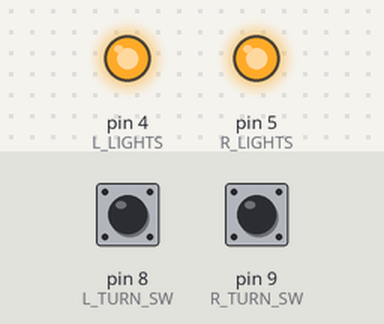
The sketch below on a simulated Arduino Nano, built with avr-gcc and run on an emulated ATmega328P. On the bench: output pins drawn as LEDs (lit = HIGH). Dashed ring = blinking. Inputs (shaded band) come from the test bench; at power-on: pin 8 (L_TURN_SW) HIGH, pin 9 (R_TURN_SW) HIGH.

Above: at 1.2 s.
1.3 s: pin 8 (L_TURN_SW) pulled LOW for 1 s
At 1.52 s:
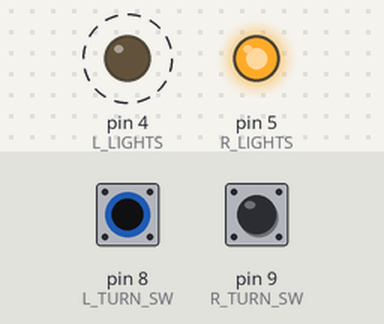
3.8 s: pin 9 (R_TURN_SW) pulled LOW for 3.2 s
At 5.08 s:
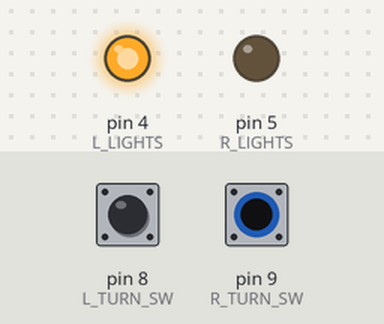
8.5 s: pin 8 (L_TURN_SW) pulled LOW for 3.2 s
At 9.77 s:
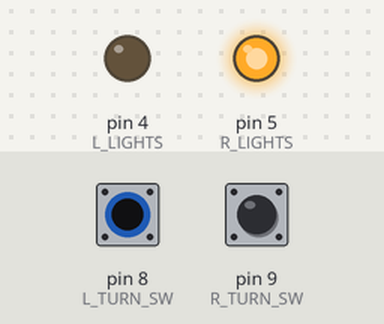
13.2 s: pin 8 (L_TURN_SW) driven LOW and pin 9 (R_TURN_SW) driven LOW
At 14.47 s:
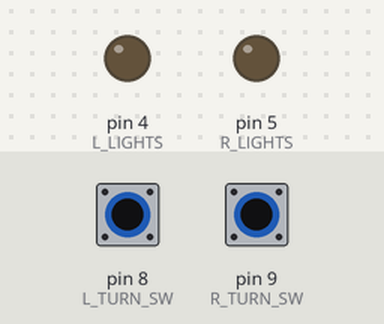
16.2 s: pin 8 (L_TURN_SW) driven HIGH
At 19.1 s:
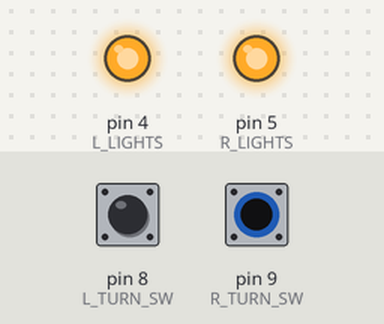
19.2 s: pin 9 (R_TURN_SW) driven HIGH
At 19.8 s:
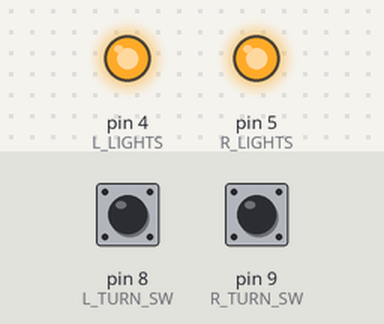
Timing chart, 0 to 21.7 s (numbered marks = the images above; inputs shaded):
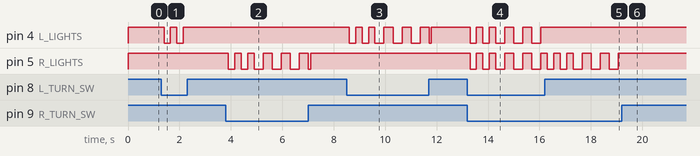

Measured:
- after the input at 1.3 s, pin 4 (L_LIGHTS): alternates HIGH for 0.25 s and LOW for 0.25 s, 4 changes in all, then stays HIGH, starting after 0.10 s
- after the input at 3.8 s, pin 5 (R_LIGHTS): goes LOW 0.25 s, HIGH 0.25 s, LOW 0.25 s, HIGH 0.25 s, 3 × (LOW 0.35 s, HIGH 0.35 s), LOW 0.09 s, then HIGH, starting after 0.10 s
- after the input at 8.5 s, pin 4 (L_LIGHTS): goes LOW 0.25 s, HIGH 0.25 s, LOW 0.25 s, HIGH 0.25 s, 3 × (LOW 0.35 s, HIGH 0.35 s), LOW 0.09 s, then HIGH, starting after 0.10 s
- after the input at 13.2 s, pin 4 (L_LIGHTS), pin 5 (R_LIGHTS): HIGH → LOW after 0.10 s, → HIGH 0.25 s later, → LOW 0.25 s later, → HIGH 0.25 s later, … (10 changes in this stretch)
- after the input at 16.2 s, pin 4 (L_LIGHTS): stops changing and stays HIGH
- after the input at 19.2 s, pin 5 (R_LIGHTS): stops changing and stays HIGH

The sketch:

TurnSignalRelay.ino
```cpp
/*
 Name:		TurnSignalRelay.ino
 Created:	6/9/2020 13:29:33
 Author:	JP
 */

#define INVERSE_OUTPUT true
#define OUTPUT_BY_PORT true

 // DEFINICITON OF EXPRESSIONS

constexpr bool ON = !INVERSE_OUTPUT;
constexpr bool OFF = !ON;

constexpr bool RELEASED = true;
constexpr bool PUSHED = !RELEASED;

constexpr unsigned long RESET_TIME = 0x0;

// PORT DEFINITION

// ARDUINO PINS
enum PINS
{
	L_TURN_SW = 8,
	R_TURN_SW = 9,

	L_LIGHTS = 4,
	R_LIGHTS = 5,
};

// Inputs

#define INPUT_PORT PINB
constexpr byte R_SWITCH_PORT_MASK = (1 << PINB0);
constexpr byte L_SWITCH_PORT_MASK = (1 << PINB1);

// Outputs

#if OUTPUT_BY_PORT

#if INVERSE_OUTPUT

#define OUTPUT_PORT PORTD
constexpr byte R_LIGHT_PIN_MASK = ~(1 << PIND4);
constexpr byte L_LIGHT_PIN_MASK = ~(1 << PIND5);
constexpr byte LIGHTS_PORT_MASK = L_LIGHT_PIN_MASK & R_LIGHT_PIN_MASK;

enum LIGHTS_OUTPUT
{
	NONE = B11111111,
	RIGHT = R_LIGHT_PIN_MASK,
	LEFT = L_LIGHT_PIN_MASK,
	BOTH = (RIGHT & LEFT),
};

#else

#define OUTPUT_PORT PORTD
constexpr byte R_LIGHT_PIN_MASK = (1 << PIND4);
constexpr byte L_LIGHT_PIN_MASK = (1 << PIND5);
constexpr byte LIGHTS_PORT_MASK = ~(L_LIGHT_PIN_MASK | R_LIGHT_PIN_MASK);

enum LIGHTS_OUTPUT
{
	NONE = 0x0,
	RIGHT = R_LIGHT_PIN_MASK,
	LEFT = L_LIGHT_PIN_MASK,
	BOTH = (RIGHT | LEFT),
};

#endif
#endif


// device modes
enum RELAY_MODES
{
	IDLE = 0,
	R_FLASH = 1,
	L_FLASH = 2,
	WARN_FLASH = 3,
	EMERG_BREAK = 4,
};


// =============================================================================================================

RELAY_MODES Mode = RELAY_MODES::IDLE;


// - debouncing inputs -----------------------------

const int DEBOUNCE_PROTECTION_TIME = 100;

bool R_Sw_LastState = RELEASED;
bool L_Sw_LastState = RELEASED;

bool R_Sw_Stable = RELEASED;
bool L_Sw_Stable = RELEASED;

unsigned long R_Sw_LastReadChangeTime = RESET_TIME;
unsigned long L_Sw_LastReadChangeTime = RESET_TIME;


// - flashing variables ----------------------------

const int START_BLINK_ON_TIME = 250;
const int START_BLINK_OFF_TIME = 250;

const int FLASH_COUNTER_INCREMENT_LIMIT = 3;

const int FLASH_ON_INCREMENT_TIME = 100;
const int FLASH_OFF_INCREMENT_TIME = 100;

int Flash_ON_Time = START_BLINK_ON_TIME;
int Flash_OFF_Time = START_BLINK_OFF_TIME;

int FlashCounter = 0;

bool Flash_State = OFF;
unsigned long Flash_LastTime = RESET_TIME;


// =============================================================================================================

// Setup output pins

#if OUTPUT_BY_PORT

void Set_Port_Out(LIGHTS_OUTPUT output)
{
	byte maskedPort = OUTPUT_PORT & LIGHTS_PORT_MASK;
	OUTPUT_PORT = maskedPort | output;
}

#else

void Set_R_Light(bool state)
{
	digitalWrite(PINS::R_LIGHTS, state);
}
void Set_L_Light(bool state)
{
	digitalWrite(PINS::L_LIGHTS, state);
}
void Set_Both_Lights(bool state)
{
	digitalWrite(PINS::R_LIGHTS, state);
	digitalWrite(PINS::L_LIGHTS, state);
}

#endif

// -----------------------------------------------------

void HandleFlashTime()
{
	FlashCounter++;

	if (FlashCounter == FLASH_COUNTER_INCREMENT_LIMIT)
	{
		Flash_ON_Time += FLASH_ON_INCREMENT_TIME;
		Flash_OFF_Time += FLASH_OFF_INCREMENT_TIME;
	}
}

void ResetFlashTime()
{
	FlashCounter = 0;
	Flash_ON_Time = START_BLINK_ON_TIME;
	Flash_OFF_Time = START_BLINK_OFF_TIME;
}


// =============================================================================================================
// =============================================================================================================


void setup() {

	//Serial.begin(9600);

#if OUTPUT_BY_PORT
	Set_Port_Out(LIGHTS_OUTPUT::NONE);
#else
	Set_Both_Lights(OFF);
#endif


	// INPUT pins
	pinMode(R_TURN_SW, INPUT_PULLUP);
	pinMode(L_TURN_SW, INPUT_PULLUP);

	// OUTPUT pins
	pinMode(R_LIGHTS, OUTPUT);
	pinMode(L_LIGHTS, OUTPUT);

}


// =============================================================================================================
// =============================================================================================================


void loop() {

	// - read inputs ---------------------------------------

#if OUTPUT_BY_PORT
	bool act_R_Sw = INPUT_PORT & R_SWITCH_PORT_MASK;
	bool act_L_Sw = INPUT_PORT & L_SWITCH_PORT_MASK;
#else
	bool act_R_Sw = digitalRead(R_TURN_SW);
	bool act_L_Sw = digitalRead(L_TURN_SW);
#endif

	// - handle read chanbge -------------------------------

	if (act_R_Sw != R_Sw_LastState)
	{
		R_Sw_LastState = act_R_Sw;
		R_Sw_LastReadChangeTime = millis();
	}

	if (act_L_Sw != L_Sw_LastState)
	{
		L_Sw_LastState = act_L_Sw;
		L_Sw_LastReadChangeTime = millis();
	}

	// - handle stable changes ------------------------------

	bool inputChange = false;
	if ((R_Sw_Stable != R_Sw_LastState) && (millis() - R_Sw_LastReadChangeTime > DEBOUNCE_PROTECTION_TIME))
	{
		R_Sw_Stable = R_Sw_LastState;
		inputChange = true;
	}
	if ((L_Sw_Stable != L_Sw_LastState) && (millis() - L_Sw_LastReadChangeTime > DEBOUNCE_PROTECTION_TIME))
	{
		L_Sw_Stable = L_Sw_LastState;
		inputChange = true;
	}


	// Set mode if input changed ---------------------------
	//

	RELAY_MODES actMode = Mode;

	if (inputChange)
	{
		if (R_Sw_Stable == PUSHED)
		{
			actMode = (L_Sw_Stable == PUSHED) ? RELAY_MODES::WARN_FLASH : RELAY_MODES::R_FLASH;
		}
		else
		{
			actMode = (L_Sw_Stable == PUSHED) ? RELAY_MODES::L_FLASH : RELAY_MODES::IDLE;
		}
	}

	// Handle mode change ----------------------------------
	//

	if (actMode != Mode)
	{
		Flash_State = OFF;
		ResetFlashTime();

#if OUTPUT_BY_PORT

		switch (actMode)
		{
		case RELAY_MODES::R_FLASH:
			Set_Port_Out(LIGHTS_OUTPUT::RIGHT);
			break;

		case RELAY_MODES::L_FLASH:
			Set_Port_Out(LIGHTS_OUTPUT::LEFT);
			break;

		case RELAY_MODES::WARN_FLASH:
			Set_Port_Out(LIGHTS_OUTPUT::BOTH);
			break;

		case RELAY_MODES::EMERG_BREAK:
			Set_Port_Out(LIGHTS_OUTPUT::NONE);
			break;

		case RELAY_MODES::IDLE:
		default:
			Set_Port_Out(LIGHTS_OUTPUT::NONE);
			break;
		}

#else
		switch (actMode)
		{
		case RELAY_MODES::R_FLASH:
			Set_R_Light(ON);
			Set_L_Light(OFF);
			break;

		case RELAY_MODES::L_FLASH:
			Set_R_Light(OFF);
			Set_L_Light(ON);
			break;

		case RELAY_MODES::WARN_FLASH:
			Set_Both_Lights(ON);
			break;

		case RELAY_MODES::EMERG_BREAK:
			Set_Both_Lights(OFF);
			break;

		case RELAY_MODES::IDLE:
		default:
			Set_Both_Lights(OFF);
			break;
		}

#endif

		Mode = actMode;

		//Serial.print("Mode change: ");
		//Serial.print(Mode);
		//Serial.println();
	}


	// handle flashing -------------------------------------
	//

	bool new_flash_state = Flash_State;

	if (Mode != RELAY_MODES::IDLE)
	{
		if ((Flash_State == ON) && (millis() - Flash_LastTime > Flash_ON_Time))
		{
			new_flash_state = OFF;
		}
		else if ((Flash_State == OFF) && (millis() - Flash_LastTime > Flash_OFF_Time))
		{
			new_flash_state = ON;
			HandleFlashTime();
		}
	}


	// Set lights if flash changed ------------------------------
	//

	if (new_flash_state != Flash_State)
	{

#if OUTPUT_BY_PORT

		switch (Mode)
		{
		case RELAY_MODES::R_FLASH:
			Set_Port_Out((new_flash_state == ON) ? LIGHTS_OUTPUT::RIGHT : LIGHTS_OUTPUT::NONE);
			break;

		case RELAY_MODES::L_FLASH:
			Set_Port_Out((new_flash_state == ON) ? LIGHTS_OUTPUT::LEFT : LIGHTS_OUTPUT::NONE);
			break;

		case RELAY_MODES::WARN_FLASH:
			Set_Port_Out((new_flash_state == ON) ? LIGHTS_OUTPUT::BOTH : LIGHTS_OUTPUT::NONE);
			break;

		case RELAY_MODES::EMERG_BREAK:
			Set_Port_Out((new_flash_state == ON) ? LIGHTS_OUTPUT::BOTH : LIGHTS_OUTPUT::NONE);
			break;

		case RELAY_MODES::IDLE:
		default:
			// nothing to do here
			break;
		}

#else

		switch (Mode)
		{
		case RELAY_MODES::R_FLASH:
			Set_R_Light(new_flash_state);
			break;

		case RELAY_MODES::L_FLASH:
			Set_L_Light(new_flash_state);
			break;

		case RELAY_MODES::WARN_FLASH:
			Set_Both_Lights(new_flash_state);
			break;

		case RELAY_MODES::EMERG_BREAK:
			Set_Both_Lights(new_flash_state);
			break;

		case RELAY_MODES::IDLE:
		default:
			// nothing to do here
			break;
		}
#endif

		Flash_State = new_flash_state;
		Flash_LastTime = millis();
	}


}

// ************************************************************************************************************
```
